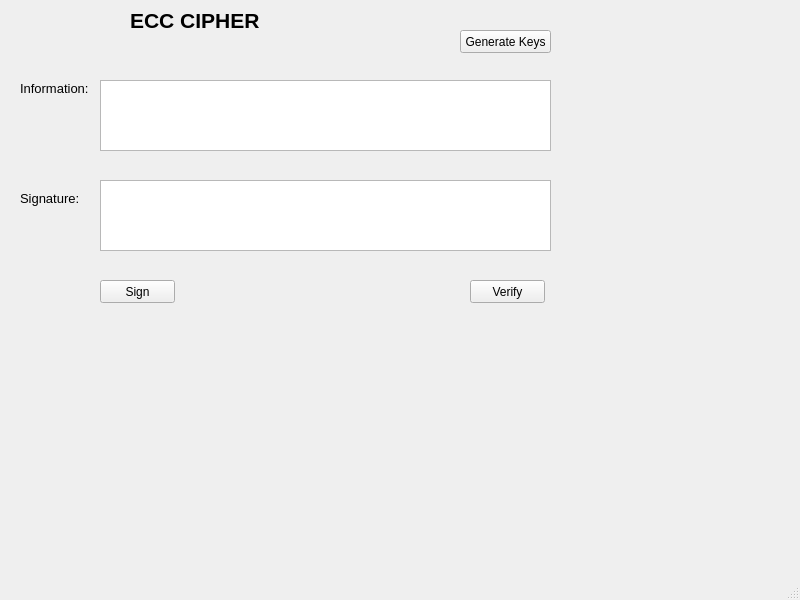
<?xml version="1.0" encoding="UTF-8"?>
<ui version="4.0">
 <class>MainWindow</class>
 <widget class="QMainWindow" name="MainWindow">
  <property name="geometry">
   <rect>
    <x>0</x>
    <y>0</y>
    <width>800</width>
    <height>600</height>
   </rect>
  </property>
  <property name="windowTitle">
   <string>MainWindow</string>
  </property>
  <widget class="QWidget" name="centralwidget">
   <widget class="QLabel" name="label">
    <property name="geometry">
     <rect>
      <x>130</x>
      <y>10</y>
      <width>131</width>
      <height>20</height>
     </rect>
    </property>
    <property name="font">
     <font>
      <pointsize>16</pointsize>
      <weight>75</weight>
      <bold>true</bold>
     </font>
    </property>
    <property name="text">
     <string>ECC CIPHER</string>
    </property>
   </widget>
   <widget class="QLabel" name="label_2">
    <property name="geometry">
     <rect>
      <x>20</x>
      <y>80</y>
      <width>81</width>
      <height>16</height>
     </rect>
    </property>
    <property name="font">
     <font>
      <pointsize>10</pointsize>
     </font>
    </property>
    <property name="text">
     <string>Information:</string>
    </property>
   </widget>
   <widget class="QLabel" name="label_3">
    <property name="geometry">
     <rect>
      <x>20</x>
      <y>190</y>
      <width>71</width>
      <height>16</height>
     </rect>
    </property>
    <property name="font">
     <font>
      <pointsize>10</pointsize>
     </font>
    </property>
    <property name="text">
     <string>Signature:</string>
    </property>
   </widget>
   <widget class="QTextEdit" name="txt_info">
    <property name="geometry">
     <rect>
      <x>100</x>
      <y>80</y>
      <width>451</width>
      <height>71</height>
     </rect>
    </property>
   </widget>
   <widget class="QTextEdit" name="txt_sign">
    <property name="geometry">
     <rect>
      <x>100</x>
      <y>180</y>
      <width>451</width>
      <height>71</height>
     </rect>
    </property>
   </widget>
   <widget class="QPushButton" name="btn_sign">
    <property name="geometry">
     <rect>
      <x>100</x>
      <y>280</y>
      <width>75</width>
      <height>23</height>
     </rect>
    </property>
    <property name="text">
     <string>Sign</string>
    </property>
   </widget>
   <widget class="QPushButton" name="btn_verify">
    <property name="geometry">
     <rect>
      <x>470</x>
      <y>280</y>
      <width>75</width>
      <height>23</height>
     </rect>
    </property>
    <property name="text">
     <string>Verify</string>
    </property>
   </widget>
   <widget class="QPushButton" name="btn_gen_keys">
    <property name="geometry">
     <rect>
      <x>460</x>
      <y>30</y>
      <width>91</width>
      <height>23</height>
     </rect>
    </property>
    <property name="text">
     <string>Generate Keys</string>
    </property>
   </widget>
  </widget>
  <widget class="QMenuBar" name="menubar">
   <property name="geometry">
    <rect>
     <x>0</x>
     <y>0</y>
     <width>800</width>
     <height>21</height>
    </rect>
   </property>
  </widget>
  <widget class="QStatusBar" name="statusbar"/>
 </widget>
 <resources/>
 <connections/>
</ui>
